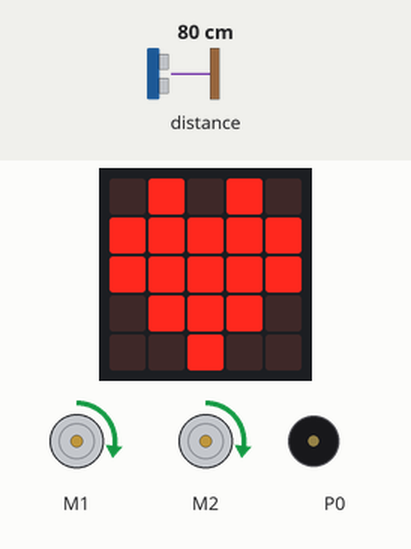
Bench run of a program on a simulated BBC micro:bit (MakeCode). On the bench: the board's 5×5 LED display, 2 × DC motor (green arrow = forward, orange = backward, longer = faster), buzzer (waves = sounding). The inputs (shaded band) are chosen by the test bench; at power-on: distance to the obstacle 80 cm.

Above: at 4.8 s.
4.9 s: distance to the obstacle set to 6 cm
6.4 s: distance to the obstacle set to 3 cm
At 6.51 s:
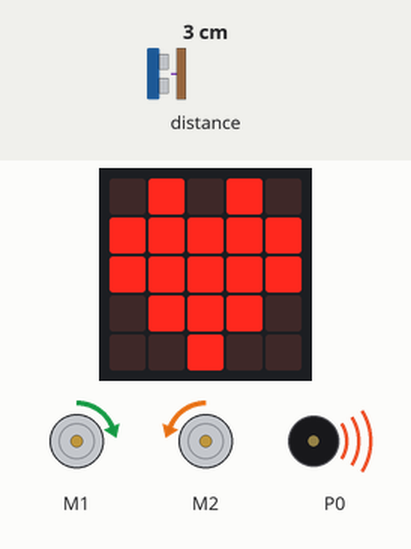
8.3 s: distance to the obstacle set to 9 cm
At 8.39 s:
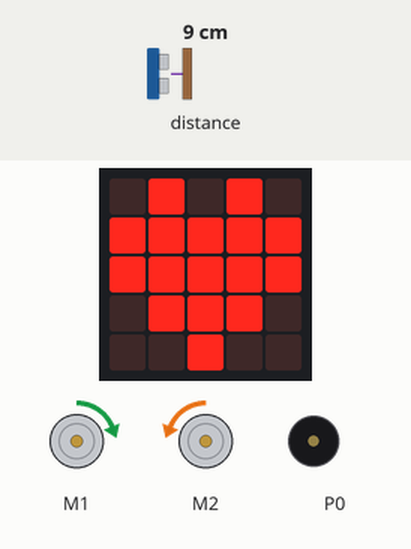
9.9 s: distance to the obstacle set to 2 cm
At 10.1 s:
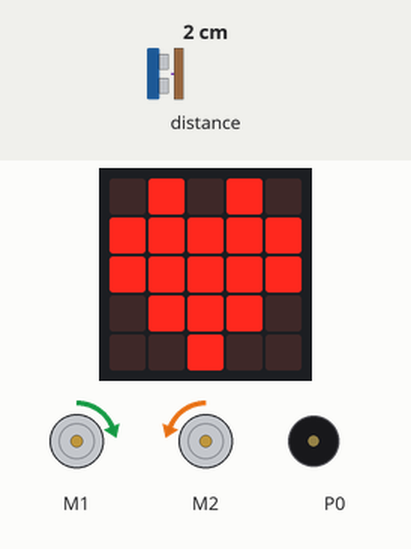
Timing chart, 0 to 13.0 s (numbered marks = the images above; inputs shaded):
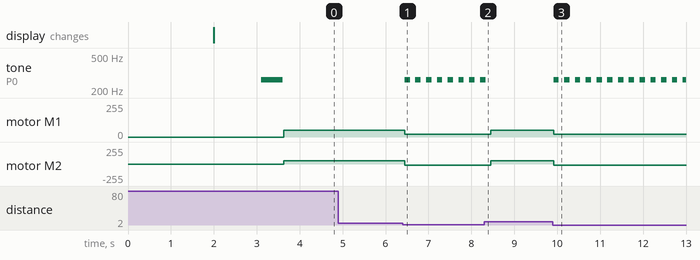

The program:

main.ts
```typescript
basic.pause(2000)
let vRot = 20
let fAVA = 50
basic.showIcon(IconNames.Heart)
basic.pause(500)
music.playTone(262, music.beat(BeatFraction.Whole))
basic.forever(function () {
    if (maqueen.Ultrasonic(PingUnit.Centimeters) >= 5) {
        maqueen.motorRun(maqueen.Motors.All, maqueen.Dir.CW, fAVA)
    } else {
        maqueen.motorRun(maqueen.Motors.M1, maqueen.Dir.CW, vRot)
        maqueen.motorRun(maqueen.Motors.M2, maqueen.Dir.CCW, vRot)
        music.playTone(262, music.beat(BeatFraction.Quarter))
    }
    basic.pause(100)
})
```

test.ts
```typescript
// aquí va el archivo "tests"; esto no se compilará cuando este paquete se utilice como una extensión.
```

Measured:
- the behaviour switches between 5 and 4 cm on distance to the obstacle (found by bisection; images 0 and 1)
- after the input at 4.9 s, every drawn part: stays the same
- after the input at 6.4 s, tone on P0: alternates 262 Hz for 0.13 s and silent for 0.13 s, starting after 0.05 s; motor M1: forward 50/255 → forward 20/255 at once; motor M2: forward 50/255 → backward 20/255 after 0.05 s
- after the input at 8.3 s, tone on P0: goes on until 8.3 s, then stays silent; motor M1: forward 20/255 → forward 50/255 after 0.16 s; motor M2: backward 20/255 → forward 50/255 after 0.16 s
- after the input at 9.9 s, tone on P0: alternates 262 Hz for 0.13 s and silent for 0.13 s, starting at once; motor M1: forward 50/255 → forward 20/255 at once; motor M2: forward 50/255 → backward 20/255 at once
